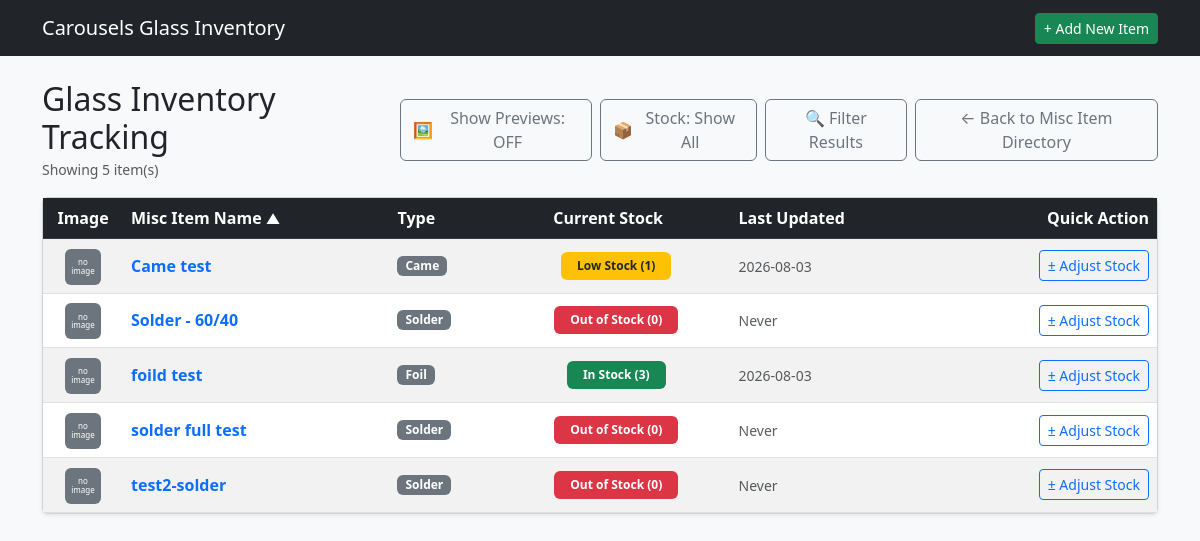
/misc_items/inventory, run on an earlier commit of the app's database.
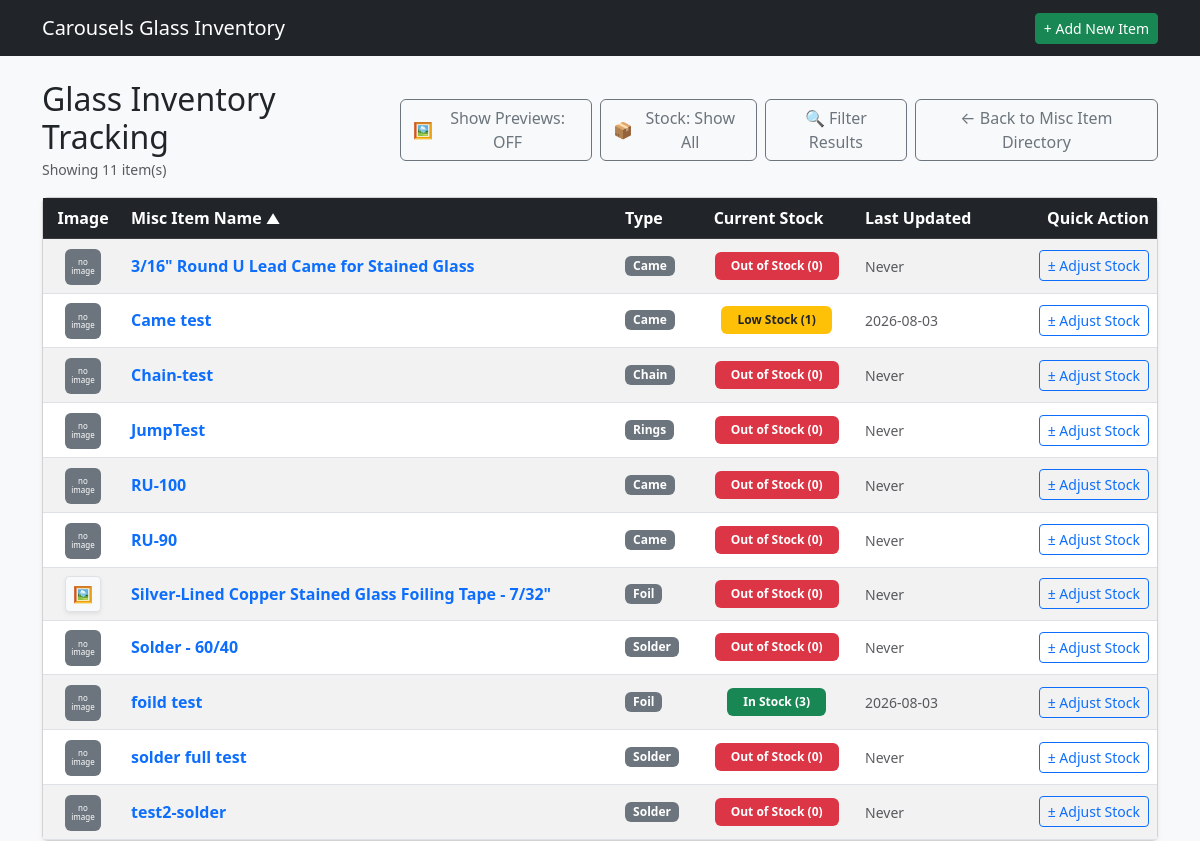
And on a later commit of the database.
### tables this page shows
CREATE TABLE MSP (
    MSIID INTEGER,                           
    MSIPRICE NUMERIC,                         
    STDATE TEXT,                              
    ENDDATE TEXT,                             

    FOREIGN KEY (MSIID) REFERENCES MSI(MSIID) ON DELETE CASCADE ON UPDATE CASCADE

);

CREATE TABLE MSI (

    MSIID INTEGER PRIMARY KEY AUTOINCREMENT,
    MSINAME TEXT,
    MSIIMG TEXT,
    MSISTOCK INTEGER,
    MSIURL TEXT,
    MSINOTE TEXT,
    MSIUNIT NUMERIC,
    UNTTYPE TEXT,
    MSITYPE TEXT,
    ISACTIVE INTEGER,

    FOREIGN KEY (MSITYPE) REFERENCES MST(MSITYPE) ON DELETE CASCADE ON UPDATE CASCADE,
    FOREIGN KEY (UNTTYPE) REFERENCES UNTS(UNTTYPE) ON DELETE CASCADE ON UPDATE CASCADE
    
);

### app.py (the view, shortened to what this page needs)
@app.route('/misc_items/inventory', methods=['GET', 'POST'])
def misc_inventory():
    db = get_db()
    sort_by = request.args.get('sort_by', 'MSINAME')
    order = request.args.get('order', 'asc').lower()
    if order not in ['asc', 'desc']:
        order = 'asc'
    q = request.args.get('q', '').strip()
    min_price = request.args.get('min_price', '').strip()
    max_price = request.args.get('max_price', '').strip()
    stock_filter = request.args.get('stock_filter', '').strip()
    stock_display_mode = request.args.get('stock_display', 'all')
    misc_type_filter = request.args.get('misc_type', '').strip()
    allowed_sorts = {
        'MSIID': 'MSIID',
        'MSINAME': 'MSINAME',
        'MSIPRICE': 'MSIPRICE',
        'MSITYPE': 'MSITYPE',
        'CURRENT_STOCK': 'CURRENT_STOCK',
        'LAST_UPDATED': 'LAST_UPDATED'
    }
    sort_column = allowed_sorts.get(sort_by, 'MSIID')
    sql_sort_column = 'MSINAME' if sort_by == 'MSITYPE' else allowed_sorts.get(sort_by, 'MSINAME')
    where_clauses = ["m.ISACTIVE = 1"]
    params = []
    if q:
        where_clauses.append("(m.MSINAME LIKE ? OR m.MSIMANF LIKE ? OR m.MSINOTE LIKE ?)")
        params.extend([f"%{q}%", f"%{q}%", f"%{q}%"])
    if misc_type_filter:
        where_clauses.append("m.MSITYPE = ?")
        params.append(misc_type_filter)
    where_sql = f"WHERE {' AND '.join(where_clauses)}"
    having_conditions = []
    if stock_filter == 'out':
        having_conditions.append("CURRENT_STOCK = 0")
    elif stock_filter == 'low':
        having_conditions.append("CURRENT_STOCK = 1")
    elif stock_filter == 'in':
        having_conditions.append("CURRENT_STOCK > 1")
    if stock_display_mode == 'out':
        having_conditions.append("CURRENT_STOCK <= 0")
    elif stock_display_mode == 'hide':
        having_conditions.append("CURRENT_STOCK > 0")
    stock_having_sql = f"GROUP BY MSIID, MSINAME, MSIURL, MSIIMG, MSINOTE, MSITYPE, UNTTYPE, ISACTIVE, MSIPRICE, CURRENT_STOCK, LAST_UPDATED HAVING {' AND '.join(having_conditions)}" if having_conditions else ""
    query = f"""
        SELECT MSIID, MSINAME, MSIURL, MSIIMG, MSINOTE, MSITYPE, UNTTYPE,
               ISACTIVE, MSIPRICE, CURRENT_STOCK, LAST_UPDATED
        FROM (
            SELECT m.MSIID, m.MSINAME, m.MSIURL, m.MSIIMG,
                   m.MSINOTE, m.MSITYPE, m.UNTTYPE, m.ISACTIVE, p.MSIPRICE,
                   COALESCE((
                       SELECT i.MSISTOCK
                       FROM MSIINV i
                       WHERE i.MSIID = m.MSIID
                       ORDER BY i.TS DESC, i.MSITRNID DESC
                       LIMIT 1
                   ), 0) AS CURRENT_STOCK,
                   (
                       SELECT i.TS
                       FROM MSIINV i
                       WHERE i.MSIID = m.MSIID
                       ORDER BY i.TS DESC, i.MSITRNID DESC
                       LIMIT 1
                   ) AS LAST_UPDATED
            FROM MSI m
            LEFT JOIN UNTS u ON m.UNTTYPE = u.UNTTYPE
            LEFT JOIN MSP p ON m.MSIID = p.MSIID
            {where_sql}
        ) sub
        {stock_having_sql}
        ORDER BY {sql_sort_column} {order.upper()}
    """
    inventory_items = db.execute(query, params).fetchall()
    unit_types = db.execute("SELECT * FROM UNTS").fetchall()
    misc_types = db.execute("SELECT * FROM MST").fetchall()
    return render_template(
        'misc_inventory.html',
        inventory_items=inventory_items,
        unit_types=unit_types,
        misc_types=misc_types,
        current_sort=sort_by,
        current_order=order,
        today_date=date.today().isoformat(),
        filters={
            'q': request.args.get('q', ''),
            'min_price': request.args.get('min_price', ''),
            'max_price': request.args.get('max_price', ''),
            'stock_filter': request.args.get('stock_filter', ''),
            'stock_display': stock_display_mode,
            'misc_type': misc_type_filter,
        }
    )

### app.py (called while the page is built)
def get_db():
    conn = sqlite3.connect(DATABASE)
    conn.row_factory = sqlite3.Row
    conn.execute("PRAGMA foreign_keys = ON;")
    return conn

### templates/misc_inventory.html (shortened to what this page needs)
{% extends 'base.html' %}
{% block content %}
<div class="d-flex justify-content-between align-items-center mb-3">
    <div>
        <h2 class="mb-0">Glass Inventory Tracking</h2>
        <small class="text-muted">Showing {{ inventory_items|length }} item(s)</small>
    </div>
    <div class="d-flex gap-2">
        <button type="button" id="thumbnailToggleBtn" class="btn btn-outline-secondary d-flex align-items-center gap-1" onclick="toggleThumbnails()">
            🖼️ <span id="toggleBtnText">Show Previews: OFF</span>
        </button>
        {% set stock_mode = filters.stock_display | default('all') %}
        <button type="button" id="stockDisplayToggleBtn" class="btn btn-outline-secondary d-flex align-items-center gap-1" onclick="cycleStockDisplay()">
            📦 <span id="stockDisplayBtnText">
                {% if stock_mode == 'out' %}Stock: Out Only
                {% elif stock_mode == 'hide' %}Stock: Hide Out
                {% else %}Stock: Show All{% endif %}
            </span>
        </button>
	<button type="button" class="btn btn-outline-secondary d-flex align-items-center gap-1" data-bs-toggle="modal" data-bs-target="#filterModal">
            🔍 Filter Results
        </button>
        <a href="{{ url_for('list_misc') }}" class="btn btn-outline-secondary">← Back to Misc Item Directory</a>
    </div>
</div>
{% macro sort_header(col_key, label) %}
    {% set new_order = 'desc' if current_sort == col_key and current_order == 'asc' else 'asc' %}
    <a href="{{ url_for('misc_inventory', sort_by=col_key, order=new_order, **filters) }}" class="text-white text-decoration-none d-block">
        {{ label }}
        {% if current_sort == col_key %}
            <small>{{ '▲' if current_order == 'asc' else '▼' }}</small>
        {% else %}
            <small class="text-muted" style="opacity: 0.4;">↕</small>
        {% endif %}
    </a>
{% endmacro %}
<div class="card shadow-sm">
    <div class="card-body p-0">
        <table class="table table-striped table-hover mb-0 align-middle">
            <thead class="table-dark">
                <tr>
                    <th style="width: 80px;" class="text-center">Image</th>
                    <th>{{ sort_header('MSINAME', 'Misc Item Name') }}</th>
                    <th>{{ sort_header('MSITYPE', 'Type') }}</th>
                    <th class="text-center">{{ sort_header('CURRENT_STOCK', 'Current Stock') }}</th>
                    <th>{{ sort_header('LAST_UPDATED', 'Last Updated') }}</th>
                    <th class="text-end">Quick Action</th>
                </tr>
            </thead>
            <tbody>
                {% for item in inventory_items %}
                {% set stock = item.CURRENT_STOCK if item.CURRENT_STOCK is not none else 0 %}
                {% set img_src = item.MSIIMG %}
                {% if img_src %}
                    {% if not img_src.startswith('http') and not img_src.startswith('/') and not img_src.startswith('static/') %}
                        {% set img_src = 'static/' + img_src %}
                    {% endif %}
                {% endif %}
                <tr>
                    <td class="text-center">
                        {% if img_src %}
                            {% set resolved_img_url = url_for('static', filename=img_src.replace('static/', '')) if img_src.startswith('static/') else img_src %}
                            <div class="image-container-wrapper position-relative d-inline-block">
                                <button type="button" class="btn btn-sm btn-light border p-0 image-preview-btn shadow-sm"
                                        data-bs-toggle="modal"
                                        data-bs-target="#imagePreviewModal"
                                        data-imgsrc="{{ resolved_img_url }}"
                                        data-glassname="{{ item.MSINAME }}"
                                        onmouseenter="showHoverPopup(event, '{{ resolved_img_url }}')"
                                        onmouseleave="hideHoverPopup()"
                                        style="width: 36px; height: 36px;">
                                    <span class="icon-view fs-6">🖼️</span>
                                </button>
                            </div>
                        {% else %}
                            <div class="bg-secondary text-white rounded d-inline-flex align-items-center justify-content-center p-1"
                                 style="width: 36px; height: 36px; font-size: 8px; line-height: 1.1; text-align: center;"
                                 title="No image exists">
                                no image
                            </div>
                        {% endif %}
                    </td>
                    <td>
                        <a href="{{ url_for('misc_detail', misc_id=item.MSIID) }}" class="fw-bold text-decoration-none text-primary">
                            {{ item.MSINAME }}
                        </a>
                    </td>
                    <td>
                        <div class="d-flex flex-wrap gap-1 align-items-center">
                            {% if item.MSITYPE %}
                                <span class="badge bg-secondary text-white px-2 py-1">
                                    {{ item.MSITYPE }}
                                </span>
                            {% endif %}
                        </div>
                    </td>
                    <td class="text-center">
                        {% if stock <= 0 %}
                            <span class="badge bg-danger px-3 py-2">Out of Stock (0)</span>
                        {% elif stock == 1 %}
                            <span class="badge bg-warning text-dark px-3 py-2">Low Stock (1)</span>
                        {% else %}
                            <span class="badge bg-success px-3 py-2">In Stock ({{ stock }})</span>
                        {% endif %}
                    </td>
                    <td>
                        <span class="text-muted small">{{ item.LAST_UPDATED or 'Never' }}</span>
                    </td>
                    <td class="text-end">
                        <button type="button" class="btn btn-sm btn-outline-primary adjust-btn"
                                data-bs-toggle="modal"
                                data-bs-target="#adjustModal"
                                data-glassid="{{ item.MSIID }}"
                                data-glassname="{{ item.MSINAME }}"
                                data-currentstock="{{ stock }}">
                            ± Adjust Stock
                        </button>
                    </td>
                </tr>
                {% endfor %}
            </tbody>
        </table>
    </div>
</div>
</div>
{% endblock %}

### templates/base.html (shortened to what this page needs)
<!DOCTYPE html>
<html lang="en">
<head>
    <link href="https://cdn.jsdelivr.net/npm/bootstrap@5.3.0/dist/css/bootstrap.min.css" rel="stylesheet">
</head>
<body class="bg-light">
    <nav class="navbar navbar-expand-lg navbar-dark bg-dark mb-4">
        <div class="container">
            <a class="navbar-brand" href="{{ url_for('index') }}">Carousels Glass Inventory</a>
            <div>
                <a href="{{ url_for('create_item') }}" class="btn btn-success btn-sm">+ Add New Item</a>
            </div>
        </div>
    </nav>
    <div class="container">
        {% block content %}{% endblock %}
</body>
</html>

What changed in the data, as far as the page shows it:
added MSP: shows "no image", MSINAME "3/16\" Round U Lead Came for Stained Glass", MSITYPE "Came", shows "Out of Stock (0)", LAST_UPDATED "Never"
added MSP: shows "no image", MSINAME "Chain-test", MSITYPE "Chain", shows "Out of Stock (0)", LAST_UPDATED "Never"
added MSP: shows "no image", MSINAME "JumpTest", MSITYPE "Rings", shows "Out of Stock (0)", LAST_UPDATED "Never"
added MSP: shows "no image", MSINAME "RU-100", MSITYPE "Came", shows "Out of Stock (0)", LAST_UPDATED "Never"
added MSP: shows "no image", MSINAME "RU-90", MSITYPE "Came", shows "Out of Stock (0)", LAST_UPDATED "Never"
added MSP: MSINAME "Silver-Lined Copper Stained Glass Foiling Tape - 7/32\"", MSITYPE "Foil", shows "Out of Stock (0)", LAST_UPDATED "Never"
Also different on the page:
{{ inventory_items|length }}: "5" → "11"
